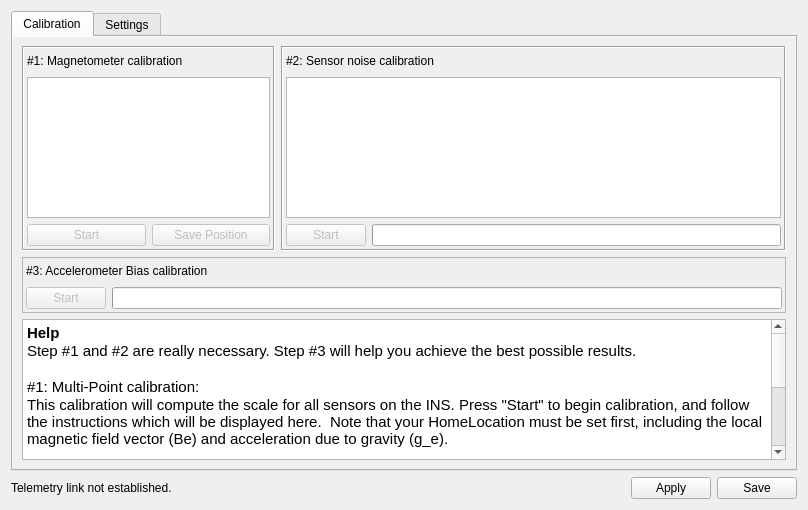
<?xml version="1.0" encoding="UTF-8"?>
<ui version="4.0">
 <class>RevoSensorsWidget</class>
 <widget class="QWidget" name="RevoSensorsWidget">
  <property name="geometry">
   <rect>
    <x>0</x>
    <y>0</y>
    <width>808</width>
    <height>510</height>
   </rect>
  </property>
  <property name="windowTitle">
   <string>Form</string>
  </property>
  <layout class="QVBoxLayout" name="verticalLayout">
   <item>
    <widget class="QTabWidget" name="tabWidget">
     <property name="autoFillBackground">
      <bool>true</bool>
     </property>
     <property name="currentIndex">
      <number>0</number>
     </property>
     <widget class="QWidget" name="tab_2">
      <property name="autoFillBackground">
       <bool>true</bool>
      </property>
      <attribute name="title">
       <string>Calibration</string>
      </attribute>
      <layout class="QVBoxLayout" name="verticalLayout_7" stretch="0,0,0">
       <item>
        <layout class="QHBoxLayout" name="sixPointLayout" stretch="1,2">
         <item>
          <widget class="QFrame" name="frame">
           <property name="frameShape">
            <enum>QFrame::Box</enum>
           </property>
           <property name="frameShadow">
            <enum>QFrame::Sunken</enum>
           </property>
           <layout class="QVBoxLayout" name="verticalLayout_9">
            <property name="leftMargin">
             <number>3</number>
            </property>
            <property name="topMargin">
             <number>3</number>
            </property>
            <property name="rightMargin">
             <number>3</number>
            </property>
            <property name="bottomMargin">
             <number>3</number>
            </property>
            <item>
             <layout class="QVBoxLayout" name="verticalLayout_3">
              <item>
               <layout class="QHBoxLayout" name="horizontalLayout_2">
                <item>
                 <widget class="QLabel" name="label_3">
                  <property name="font">
                   <font>
                    <weight>50</weight>
                    <bold>false</bold>
                   </font>
                  </property>
                  <property name="text">
                   <string>#1: Magnetometer calibration</string>
                  </property>
                 </widget>
                </item>
                <item>
                 <spacer name="horizontalSpacer_3">
                  <property name="orientation">
                   <enum>Qt::Horizontal</enum>
                  </property>
                  <property name="sizeHint" stdset="0">
                   <size>
                    <width>40</width>
                    <height>20</height>
                   </size>
                  </property>
                 </spacer>
                </item>
               </layout>
              </item>
              <item>
               <widget class="QGraphicsView" name="sixPointsHelp">
                <property name="toolTip">
                 <string>Nice paper plane, eh?</string>
                </property>
               </widget>
              </item>
              <item>
               <layout class="QHBoxLayout" name="horizontalLayout_4">
                <item>
                 <widget class="QPushButton" name="sixPointsStart">
                  <property name="enabled">
                   <bool>false</bool>
                  </property>
                  <property name="toolTip">
                   <string>Launch a sensor range and bias calibration.</string>
                  </property>
                  <property name="text">
                   <string>Start</string>
                  </property>
                 </widget>
                </item>
                <item>
                 <widget class="QPushButton" name="sixPointsSave">
                  <property name="enabled">
                   <bool>false</bool>
                  </property>
                  <property name="toolTip">
                   <string>Save settings (only enabled when calibration is running)</string>
                  </property>
                  <property name="text">
                   <string>Save Position</string>
                  </property>
                 </widget>
                </item>
               </layout>
              </item>
             </layout>
            </item>
           </layout>
          </widget>
         </item>
         <item>
          <widget class="QFrame" name="frame_2">
           <property name="frameShape">
            <enum>QFrame::Box</enum>
           </property>
           <property name="frameShadow">
            <enum>QFrame::Sunken</enum>
           </property>
           <layout class="QVBoxLayout" name="verticalLayout_10">
            <property name="leftMargin">
             <number>3</number>
            </property>
            <property name="topMargin">
             <number>3</number>
            </property>
            <property name="rightMargin">
             <number>3</number>
            </property>
            <property name="bottomMargin">
             <number>3</number>
            </property>
            <item>
             <layout class="QVBoxLayout" name="verticalLayout_4">
              <item>
               <layout class="QHBoxLayout" name="horizontalLayout_8">
                <item>
                 <widget class="QLabel" name="label">
                  <property name="font">
                   <font>
                    <weight>50</weight>
                    <bold>false</bold>
                   </font>
                  </property>
                  <property name="text">
                   <string>#2: Sensor noise calibration</string>
                  </property>
                 </widget>
                </item>
                <item>
                 <spacer name="horizontalSpacer_4">
                  <property name="orientation">
                   <enum>Qt::Horizontal</enum>
                  </property>
                  <property name="sizeHint" stdset="0">
                   <size>
                    <width>40</width>
                    <height>20</height>
                   </size>
                  </property>
                 </spacer>
                </item>
               </layout>
              </item>
              <item>
               <widget class="QGraphicsView" name="sensorsBargraph">
                <property name="toolTip">
                 <string>These are the sensor variance values computed by the AHRS.

Tip: lower is better!</string>
                </property>
                <property name="verticalScrollBarPolicy">
                 <enum>Qt::ScrollBarAlwaysOff</enum>
                </property>
                <property name="horizontalScrollBarPolicy">
                 <enum>Qt::ScrollBarAlwaysOff</enum>
                </property>
               </widget>
              </item>
              <item>
               <layout class="QHBoxLayout" name="horizontalLayout">
                <item>
                 <widget class="QPushButton" name="noiseMeasurementStart">
                  <property name="enabled">
                   <bool>false</bool>
                  </property>
                  <property name="toolTip">
                   <string>Press to start a calibration procedure, about 15 seconds.

Hint: run this with engines at cruising speed.</string>
                  </property>
                  <property name="text">
                   <string>Start</string>
                  </property>
                 </widget>
                </item>
                <item>
                 <widget class="QProgressBar" name="noiseMeasurementProgress">
                  <property name="enabled">
                   <bool>true</bool>
                  </property>
                  <property name="maximum">
                   <number>100</number>
                  </property>
                  <property name="value">
                   <number>0</number>
                  </property>
                  <property name="textVisible">
                   <bool>false</bool>
                  </property>
                 </widget>
                </item>
               </layout>
              </item>
             </layout>
            </item>
           </layout>
          </widget>
         </item>
        </layout>
       </item>
       <item>
        <layout class="QHBoxLayout" name="sensorNoiseLayout">
         <item>
          <widget class="QFrame" name="frame_3">
           <property name="frameShape">
            <enum>QFrame::StyledPanel</enum>
           </property>
           <property name="frameShadow">
            <enum>QFrame::Raised</enum>
           </property>
           <layout class="QVBoxLayout" name="verticalLayout_2">
            <property name="leftMargin">
             <number>3</number>
            </property>
            <property name="topMargin">
             <number>3</number>
            </property>
            <property name="rightMargin">
             <number>3</number>
            </property>
            <property name="bottomMargin">
             <number>3</number>
            </property>
            <item>
             <layout class="QVBoxLayout" name="verticalLayout_5">
              <item>
               <layout class="QHBoxLayout" name="horizontalLayout_9">
                <item>
                 <widget class="QLabel" name="label_5">
                  <property name="font">
                   <font>
                    <weight>50</weight>
                    <bold>false</bold>
                   </font>
                  </property>
                  <property name="text">
                   <string>#3: Accelerometer Bias calibration</string>
                  </property>
                 </widget>
                </item>
                <item>
                 <spacer name="horizontalSpacer_5">
                  <property name="orientation">
                   <enum>Qt::Horizontal</enum>
                  </property>
                  <property name="sizeHint" stdset="0">
                   <size>
                    <width>40</width>
                    <height>20</height>
                   </size>
                  </property>
                 </spacer>
                </item>
               </layout>
              </item>
              <item>
               <layout class="QHBoxLayout" name="horizontalLayout_3">
                <item>
                 <widget class="QPushButton" name="accelBiasStart">
                  <property name="enabled">
                   <bool>false</bool>
                  </property>
                  <property name="text">
                   <string>Start</string>
                  </property>
                 </widget>
                </item>
                <item>
                 <widget class="QProgressBar" name="accelBiasProgress">
                  <property name="value">
                   <number>0</number>
                  </property>
                  <property name="textVisible">
                   <bool>false</bool>
                  </property>
                 </widget>
                </item>
               </layout>
              </item>
             </layout>
            </item>
           </layout>
          </widget>
         </item>
        </layout>
       </item>
       <item>
        <widget class="QTextEdit" name="sixPointCalibInstructions">
         <property name="toolTip">
          <string>Six Point Calibration instructions</string>
         </property>
         <property name="horizontalScrollBarPolicy">
          <enum>Qt::ScrollBarAlwaysOff</enum>
         </property>
         <property name="html">
          <string>&lt;!DOCTYPE HTML PUBLIC &quot;-//W3C//DTD HTML 4.0//EN&quot; &quot;http://www.w3.org/TR/REC-html40/strict.dtd&quot;&gt;
&lt;html&gt;&lt;head&gt;&lt;meta name=&quot;qrichtext&quot; content=&quot;1&quot; /&gt;&lt;style type=&quot;text/css&quot;&gt;
p, li { white-space: pre-wrap; }
&lt;/style&gt;&lt;/head&gt;&lt;body style=&quot; font-family:'Sans Serif'; font-size:9pt; font-weight:400; font-style:normal;&quot;&gt;
&lt;table border=&quot;0&quot; style=&quot;-qt-table-type: root; margin-top:4px; margin-bottom:4px; margin-left:4px; margin-right:4px;&quot;&gt;
&lt;tr&gt;
&lt;td style=&quot;border: none;&quot;&gt;
&lt;p style=&quot; margin-top:0px; margin-bottom:0px; margin-left:0px; margin-right:0px; -qt-block-indent:0; text-indent:0px;&quot;&gt;&lt;span style=&quot; font-family:'Ubuntu'; font-size:11pt; font-weight:600;&quot;&gt;Help&lt;/span&gt;&lt;/p&gt;
&lt;p style=&quot; margin-top:0px; margin-bottom:0px; margin-left:0px; margin-right:0px; -qt-block-indent:0; text-indent:0px;&quot;&gt;&lt;span style=&quot; font-family:'Ubuntu'; font-size:11pt;&quot;&gt;Step #1 and #2 are really necessary. Step #3 will help you achieve the best possible results.&lt;/span&gt;&lt;/p&gt;
&lt;p align=&quot;center&quot; style=&quot;-qt-paragraph-type:empty; margin-top:0px; margin-bottom:0px; margin-left:0px; margin-right:0px; -qt-block-indent:0; text-indent:0px; font-family:'Ubuntu'; font-size:11pt;&quot;&gt;&lt;br /&gt;&lt;/p&gt;
&lt;p style=&quot; margin-top:0px; margin-bottom:0px; margin-left:0px; margin-right:0px; -qt-block-indent:0; text-indent:0px;&quot;&gt;&lt;span style=&quot; font-family:'Ubuntu'; font-size:11pt;&quot;&gt;#1: Multi-Point calibration:&lt;/span&gt;&lt;/p&gt;
&lt;p style=&quot; margin-top:0px; margin-bottom:0px; margin-left:0px; margin-right:0px; -qt-block-indent:0; text-indent:0px;&quot;&gt;&lt;span style=&quot; font-family:'Ubuntu'; font-size:11pt;&quot;&gt;This calibration will compute the scale for all sensors on the INS. Press &amp;quot;Start&amp;quot; to begin calibration, and follow the instructions which will be displayed here.  Note that your HomeLocation must be set first, including the local magnetic field vector (Be) and acceleration due to gravity (g_e).&lt;/span&gt;&lt;/p&gt;
&lt;p style=&quot;-qt-paragraph-type:empty; margin-top:0px; margin-bottom:0px; margin-left:0px; margin-right:0px; -qt-block-indent:0; text-indent:0px; font-family:'Ubuntu'; font-size:11pt;&quot;&gt;&lt;br /&gt;&lt;/p&gt;
&lt;p style=&quot; margin-top:0px; margin-bottom:0px; margin-left:0px; margin-right:0px; -qt-block-indent:0; text-indent:0px;&quot;&gt;&lt;span style=&quot; font-family:'Ubuntu'; font-size:11pt;&quot;&gt;#2: Sensor noise calibration:&lt;/span&gt;&lt;/p&gt;
&lt;p style=&quot; margin-top:0px; margin-bottom:0px; margin-left:0px; margin-right:0px; -qt-block-indent:0; text-indent:0px;&quot;&gt;&lt;span style=&quot; font-family:'Ubuntu'; font-size:11pt;&quot;&gt;This calibration will compute sensor variance under standard conditions. You can leave your engines running at low to mid throttle to take their vibration into account before pressing &amp;quot;Start&amp;quot;.&lt;/span&gt;&lt;/p&gt;
&lt;p style=&quot;-qt-paragraph-type:empty; margin-top:0px; margin-bottom:0px; margin-left:0px; margin-right:0px; -qt-block-indent:0; text-indent:0px; font-family:'Ubuntu'; font-size:11pt;&quot;&gt;&lt;br /&gt;&lt;/p&gt;
&lt;p style=&quot; margin-top:0px; margin-bottom:0px; margin-left:0px; margin-right:0px; -qt-block-indent:0; text-indent:0px;&quot;&gt;&lt;span style=&quot; font-family:'Ubuntu'; font-size:11pt;&quot;&gt;#3: Accelerometer bias calibration:&lt;/span&gt;&lt;/p&gt;
&lt;p style=&quot; margin-top:0px; margin-bottom:0px; margin-left:0px; margin-right:0px; -qt-block-indent:0; text-indent:0px;&quot;&gt;&lt;span style=&quot; font-family:'Ubuntu'; font-size:11pt;&quot;&gt;This step will ensure that accelerometer bias is accurate. Place your airframe as horizontally as possible (use a spirit level if necessary), then press Start below and do not move your airframe at all until the end of the calibration.&lt;/span&gt;&lt;/p&gt;&lt;/td&gt;&lt;/tr&gt;&lt;/table&gt;&lt;/body&gt;&lt;/html&gt;</string>
         </property>
        </widget>
       </item>
      </layout>
     </widget>
     <widget class="QWidget" name="tab">
      <property name="autoFillBackground">
       <bool>true</bool>
      </property>
      <attribute name="title">
       <string>Settings</string>
      </attribute>
      <layout class="QVBoxLayout" name="verticalLayout_6">
       <item>
        <layout class="QGridLayout" name="gridLayout_4">
         <property name="leftMargin">
          <number>6</number>
         </property>
         <property name="topMargin">
          <number>6</number>
         </property>
         <property name="rightMargin">
          <number>6</number>
         </property>
         <property name="bottomMargin">
          <number>6</number>
         </property>
         <item row="1" column="1">
          <widget class="QGroupBox" name="groupBox_3">
           <property name="title">
            <string>Rotate virtual attitude relative to board</string>
           </property>
           <layout class="QGridLayout" name="gridLayout" columnstretch="0,0,0,0,0,0">
            <item row="1" column="2">
             <spacer name="horizontalSpacer_8">
              <property name="orientation">
               <enum>Qt::Horizontal</enum>
              </property>
              <property name="sizeHint" stdset="0">
               <size>
                <width>40</width>
                <height>20</height>
               </size>
              </property>
             </spacer>
            </item>
            <item row="1" column="3">
             <widget class="QSpinBox" name="pitchRotation">
              <property name="minimum">
               <number>-90</number>
              </property>
              <property name="maximum">
               <number>90</number>
              </property>
             </widget>
            </item>
            <item row="1" column="4">
             <spacer name="horizontalSpacer_9">
              <property name="orientation">
               <enum>Qt::Horizontal</enum>
              </property>
              <property name="sizeHint" stdset="0">
               <size>
                <width>40</width>
                <height>20</height>
               </size>
              </property>
             </spacer>
            </item>
            <item row="0" column="1">
             <widget class="QLabel" name="label_12">
              <property name="minimumSize">
               <size>
                <width>70</width>
                <height>0</height>
               </size>
              </property>
              <property name="styleSheet">
               <string notr="true">background-color: qlineargradient(spread:reflect, x1:0.507, y1:0, x2:0.507, y2:0.772, stop:0.208955 rgba(74, 74, 74, 255), stop:0.78607 rgba(36, 36, 36, 255));
color: rgb(255, 255, 255);
border-radius: 5;
font: bold 12px;
margin:1px;</string>
              </property>
              <property name="text">
               <string>Roll</string>
              </property>
              <property name="alignment">
               <set>Qt::AlignCenter</set>
              </property>
             </widget>
            </item>
            <item row="0" column="5">
             <widget class="QLabel" name="label_13">
              <property name="minimumSize">
               <size>
                <width>70</width>
                <height>0</height>
               </size>
              </property>
              <property name="styleSheet">
               <string notr="true">background-color: qlineargradient(spread:reflect, x1:0.507, y1:0, x2:0.507, y2:0.772, stop:0.208955 rgba(74, 74, 74, 255), stop:0.78607 rgba(36, 36, 36, 255));
color: rgb(255, 255, 255);
border-radius: 5;
font: bold 12px;
margin:1px;</string>
              </property>
              <property name="text">
               <string>Yaw</string>
              </property>
              <property name="alignment">
               <set>Qt::AlignCenter</set>
              </property>
             </widget>
            </item>
            <item row="1" column="0">
             <spacer name="horizontalSpacer_7">
              <property name="orientation">
               <enum>Qt::Horizontal</enum>
              </property>
              <property name="sizeHint" stdset="0">
               <size>
                <width>40</width>
                <height>20</height>
               </size>
              </property>
             </spacer>
            </item>
            <item row="1" column="1">
             <widget class="QSpinBox" name="rollRotation">
              <property name="minimum">
               <number>-180</number>
              </property>
              <property name="maximum">
               <number>180</number>
              </property>
             </widget>
            </item>
            <item row="0" column="3">
             <widget class="QLabel" name="label_15">
              <property name="minimumSize">
               <size>
                <width>70</width>
                <height>0</height>
               </size>
              </property>
              <property name="styleSheet">
               <string notr="true">background-color: qlineargradient(spread:reflect, x1:0.507, y1:0, x2:0.507, y2:0.772, stop:0.208955 rgba(74, 74, 74, 255), stop:0.78607 rgba(36, 36, 36, 255));
color: rgb(255, 255, 255);
border-radius: 5;
font: bold 12px;
margin:1px;</string>
              </property>
              <property name="text">
               <string>Pitch</string>
              </property>
              <property name="alignment">
               <set>Qt::AlignCenter</set>
              </property>
             </widget>
            </item>
            <item row="1" column="5">
             <widget class="QSpinBox" name="yawRotation">
              <property name="minimum">
               <number>-180</number>
              </property>
              <property name="maximum">
               <number>180</number>
              </property>
             </widget>
            </item>
           </layout>
          </widget>
         </item>
         <item row="1" column="0">
          <widget class="QGroupBox" name="groupBox_4">
           <property name="title">
            <string>Filtering</string>
           </property>
           <layout class="QGridLayout" name="gridLayout_5">
            <item row="0" column="0">
             <widget class="QLabel" name="label_14">
              <property name="toolTip">
               <string/>
              </property>
              <property name="styleSheet">
               <string notr="true">background-color: qlineargradient(spread:reflect, x1:0.507, y1:0, x2:0.507, y2:0.772, stop:0.208955 rgba(74, 74, 74, 255), stop:0.78607 rgba(36, 36, 36, 255));
color: rgb(255, 255, 255);
border-radius: 5;
font: bold 12px;
margin:1px;</string>
              </property>
              <property name="text">
               <string>Accelerometers</string>
              </property>
              <property name="alignment">
               <set>Qt::AlignCenter</set>
              </property>
             </widget>
            </item>
            <item row="1" column="0">
             <widget class="QDoubleSpinBox" name="accelTau">
              <property name="toolTip">
               <string>Accelerometer filtering.

Sets the amount of lowpass filtering of accelerometer data 
for the attitude estimation. Higher values apply a stronger 
filter, which may help with drifting in attitude mode.

Range: 0.00 - 0.20, Good starting value: 0.05 - 0.10
Start low and raise until drift stops.

A setting of 0.00 disables the filter.</string>
              </property>
              <property name="maximum">
               <double>2.000000000000000</double>
              </property>
              <property name="singleStep">
               <double>0.010000000000000</double>
              </property>
             </widget>
            </item>
           </layout>
          </widget>
         </item>
         <item row="0" column="0">
          <widget class="QGroupBox" name="groupBox_2">
           <property name="sizePolicy">
            <sizepolicy hsizetype="Preferred" vsizetype="Preferred">
             <horstretch>0</horstretch>
             <verstretch>0</verstretch>
            </sizepolicy>
           </property>
           <property name="title">
            <string>Attitude Estimation Algorithm</string>
           </property>
           <property name="alignment">
            <set>Qt::AlignLeading|Qt::AlignLeft|Qt::AlignTop</set>
           </property>
           <layout class="QGridLayout" name="gridLayout_3">
            <item row="0" column="0" alignment="Qt::AlignTop">
             <widget class="QComboBox" name="FusionAlgorithm">
              <property name="sizePolicy">
               <sizepolicy hsizetype="Preferred" vsizetype="Fixed">
                <horstretch>0</horstretch>
                <verstretch>0</verstretch>
               </sizepolicy>
              </property>
              <property name="toolTip">
               <string>Selects the sensor integration algorithm to be used by the Revolution board.</string>
              </property>
             </widget>
            </item>
            <item row="1" column="0">
             <spacer name="verticalSpacer_2">
              <property name="orientation">
               <enum>Qt::Vertical</enum>
              </property>
              <property name="sizeType">
               <enum>QSizePolicy::MinimumExpanding</enum>
              </property>
              <property name="sizeHint" stdset="0">
               <size>
                <width>20</width>
                <height>0</height>
               </size>
              </property>
             </spacer>
            </item>
           </layout>
          </widget>
         </item>
         <item row="0" column="1">
          <widget class="QGroupBox" name="groupBox">
           <property name="sizePolicy">
            <sizepolicy hsizetype="Preferred" vsizetype="Preferred">
             <horstretch>0</horstretch>
             <verstretch>0</verstretch>
            </sizepolicy>
           </property>
           <property name="title">
            <string>Home Location</string>
           </property>
           <property name="alignment">
            <set>Qt::AlignLeading|Qt::AlignLeft|Qt::AlignTop</set>
           </property>
           <layout class="QGridLayout" name="gridLayout_2">
            <property name="sizeConstraint">
             <enum>QLayout::SetDefaultConstraint</enum>
            </property>
            <item row="2" column="3">
             <widget class="QLabel" name="label_10">
              <property name="text">
               <string>Gravity acceleration:</string>
              </property>
             </widget>
            </item>
            <item row="1" column="0">
             <widget class="QLabel" name="label_2">
              <property name="text">
               <string>Latitude:</string>
              </property>
             </widget>
            </item>
            <item row="2" column="5">
             <widget class="QLineEdit" name="geBox">
              <property name="alignment">
               <set>Qt::AlignRight|Qt::AlignTrailing|Qt::AlignVCenter</set>
              </property>
              <property name="readOnly">
               <bool>true</bool>
              </property>
              <property name="objrelation" stdset="0">
               <stringlist>
                <string>objname:HomeLocation</string>
                <string>fieldname:g_e</string>
               </stringlist>
              </property>
             </widget>
            </item>
            <item row="1" column="2">
             <widget class="QLineEdit" name="lattitudeBox">
              <property name="alignment">
               <set>Qt::AlignRight|Qt::AlignTrailing|Qt::AlignVCenter</set>
              </property>
              <property name="readOnly">
               <bool>true</bool>
              </property>
              <property name="objrelation" stdset="0">
               <stringlist>
                <string>objname:HomeLocation</string>
                <string>fieldname:Latitude</string>
               </stringlist>
              </property>
             </widget>
            </item>
            <item row="1" column="5">
             <widget class="QLineEdit" name="beBox">
              <property name="alignment">
               <set>Qt::AlignRight|Qt::AlignTrailing|Qt::AlignVCenter</set>
              </property>
              <property name="readOnly">
               <bool>true</bool>
              </property>
             </widget>
            </item>
            <item row="3" column="0">
             <widget class="QLabel" name="label_8">
              <property name="text">
               <string>Altitude:</string>
              </property>
             </widget>
            </item>
            <item row="3" column="2">
             <widget class="QLineEdit" name="altitudeBox">
              <property name="alignment">
               <set>Qt::AlignRight|Qt::AlignTrailing|Qt::AlignVCenter</set>
              </property>
              <property name="readOnly">
               <bool>true</bool>
              </property>
              <property name="objrelation" stdset="0">
               <stringlist>
                <string>objname:HomeLocation</string>
                <string>fieldname:Altitude</string>
               </stringlist>
              </property>
             </widget>
            </item>
            <item row="1" column="3">
             <widget class="QLabel" name="label_9">
              <property name="text">
               <string>Magnetic field vector:</string>
              </property>
             </widget>
            </item>
            <item row="0" column="0" colspan="6">
             <widget class="QLabel" name="label_11">
              <property name="text">
               <string>&lt;html&gt;&lt;head/&gt;&lt;body&gt;&lt;p&gt;This information must be set to enable calibration the Revolution controllers sensors. &lt;br/&gt;Set home location using context menu in the map widget.&lt;/p&gt;&lt;/body&gt;&lt;/html&gt;</string>
              </property>
             </widget>
            </item>
            <item row="2" column="2">
             <widget class="QLineEdit" name="longitudeBox">
              <property name="alignment">
               <set>Qt::AlignRight|Qt::AlignTrailing|Qt::AlignVCenter</set>
              </property>
              <property name="readOnly">
               <bool>true</bool>
              </property>
              <property name="objrelation" stdset="0">
               <stringlist>
                <string>objname:HomeLocation</string>
                <string>fieldname:Longitude</string>
               </stringlist>
              </property>
             </widget>
            </item>
            <item row="3" column="5">
             <widget class="QCheckBox" name="isSetCheckBox">
              <property name="enabled">
               <bool>false</bool>
              </property>
              <property name="text">
               <string>Is Set</string>
              </property>
              <property name="checkable">
               <bool>true</bool>
              </property>
              <property name="objrelation" stdset="0">
               <stringlist>
                <string>objname:HomeLocation</string>
                <string>fieldname:Set</string>
               </stringlist>
              </property>
             </widget>
            </item>
            <item row="2" column="0">
             <widget class="QLabel" name="label_4">
              <property name="text">
               <string>Longitude:</string>
              </property>
             </widget>
            </item>
            <item row="5" column="5" alignment="Qt::AlignRight">
             <widget class="QPushButton" name="hlClearButton">
              <property name="sizePolicy">
               <sizepolicy hsizetype="Fixed" vsizetype="Fixed">
                <horstretch>0</horstretch>
                <verstretch>0</verstretch>
               </sizepolicy>
              </property>
              <property name="text">
               <string>Clear</string>
              </property>
             </widget>
            </item>
            <item row="4" column="5">
             <spacer name="verticalSpacer_3">
              <property name="orientation">
               <enum>Qt::Vertical</enum>
              </property>
              <property name="sizeHint" stdset="0">
               <size>
                <width>20</width>
                <height>0</height>
               </size>
              </property>
             </spacer>
            </item>
           </layout>
          </widget>
         </item>
         <item row="0" column="2">
          <spacer name="horizontalSpacer_2">
           <property name="orientation">
            <enum>Qt::Horizontal</enum>
           </property>
           <property name="sizeType">
            <enum>QSizePolicy::Expanding</enum>
           </property>
           <property name="sizeHint" stdset="0">
            <size>
             <width>50</width>
             <height>20</height>
            </size>
           </property>
          </spacer>
         </item>
        </layout>
       </item>
       <item>
        <spacer name="verticalSpacer">
         <property name="orientation">
          <enum>Qt::Vertical</enum>
         </property>
         <property name="sizeType">
          <enum>QSizePolicy::Expanding</enum>
         </property>
         <property name="sizeHint" stdset="0">
          <size>
           <width>20</width>
           <height>100</height>
          </size>
         </property>
        </spacer>
       </item>
      </layout>
     </widget>
    </widget>
   </item>
   <item>
    <layout class="QHBoxLayout" name="submitButtons">
     <item>
      <widget class="QLabel" name="calibInstructions">
       <property name="text">
        <string>Telemetry link not established.</string>
       </property>
      </widget>
     </item>
     <item>
      <spacer name="horizontalSpacer">
       <property name="orientation">
        <enum>Qt::Horizontal</enum>
       </property>
       <property name="sizeHint" stdset="0">
        <size>
         <width>40</width>
         <height>20</height>
        </size>
       </property>
      </spacer>
     </item>
     <item>
      <widget class="QPushButton" name="Help">
       <property name="sizePolicy">
        <sizepolicy hsizetype="Fixed" vsizetype="Fixed">
         <horstretch>0</horstretch>
         <verstretch>0</verstretch>
        </sizepolicy>
       </property>
       <property name="maximumSize">
        <size>
         <width>25</width>
         <height>25</height>
        </size>
       </property>
       <property name="font">
        <font>
         <kerning>true</kerning>
        </font>
       </property>
       <property name="text">
        <string/>
       </property>
       <property name="icon">
        <iconset resource="../coreplugin/core.qrc">
         <normaloff>:/core/images/helpicon.svg</normaloff>:/core/images/helpicon.svg</iconset>
       </property>
       <property name="iconSize">
        <size>
         <width>32</width>
         <height>32</height>
        </size>
       </property>
       <property name="shortcut">
        <string>Ctrl+S</string>
       </property>
       <property name="default">
        <bool>false</bool>
       </property>
       <property name="flat">
        <bool>true</bool>
       </property>
       <property name="objrelation" stdset="0">
        <stringlist>
         <string>button:help</string>
         <string>url:http://wiki.openpilot.org/display/Doc/Revo+Configuration</string>
        </stringlist>
       </property>
      </widget>
     </item>
     <item>
      <widget class="QPushButton" name="revoCalSettingsSaveRAM">
       <property name="toolTip">
        <string>Save settings to the board (RAM only).

This does not save the calibration settings, this is done using the
specific calibration button on top of the screen.</string>
       </property>
       <property name="text">
        <string>Apply</string>
       </property>
       <property name="objrelation" stdset="0">
        <string>button:apply</string>
       </property>
      </widget>
     </item>
     <item>
      <widget class="QPushButton" name="revoCalSettingsSaveSD">
       <property name="toolTip">
        <string>Send settings to the board, and save to the non-volatile memory.</string>
       </property>
       <property name="text">
        <string>Save</string>
       </property>
       <property name="checked">
        <bool>false</bool>
       </property>
       <property name="objrelation" stdset="0">
        <string>button:save</string>
       </property>
      </widget>
     </item>
    </layout>
   </item>
  </layout>
 </widget>
 <resources>
  <include location="../coreplugin/core.qrc"/>
 </resources>
 <connections/>
</ui>
